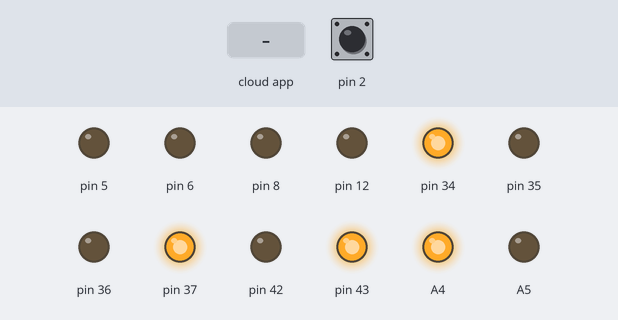
Bench run of a sketch on a simulated Arduino Mega 2560, built with avr-gcc and run on an emulated ATmega2560. Parts: output pins drawn as LEDs (lit = HIGH). Inputs (shaded band) come from the test bench; at power-on: pin 2 HIGH. The ROS host is connected and sends only what is stated.

Above: at 1.2 s.
1.3 s: the phone or cloud app sets angular.z to -100
At 1.52 s:
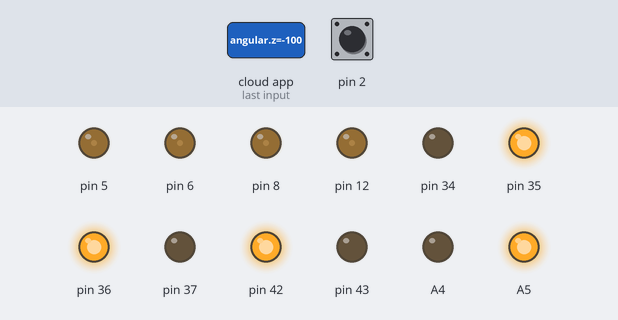
At 3.4 s:
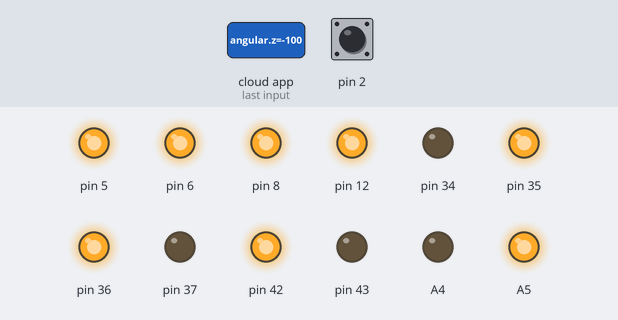
4.3 s: the phone or cloud app sets linear.x to -100
At 5.9 s:
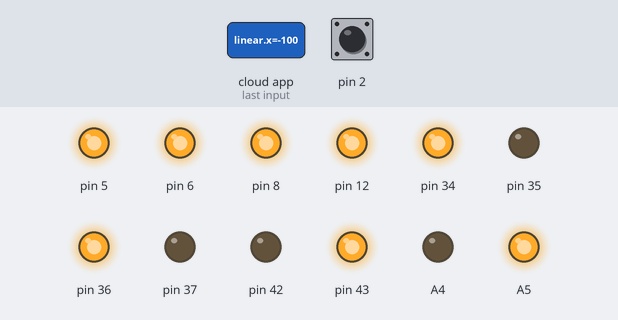
Timing chart, 0 to 7.4 s (numbered marks = the images above; inputs shaded):
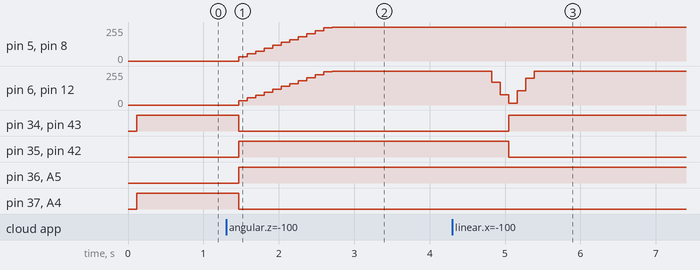

Measured:
- after the input at 1.3 s, pin 5, pin 6, pin 8, pin 12: moves from 0/255 to 255/255 over 1.2 s, starting after 0.17 s; pin 34, pin 37, pin 43, A4: HIGH → LOW after 0.17 s; pin 35, pin 36, pin 42, A5: LOW → HIGH after 0.17 s
- after the input at 4.3 s, pin 6, pin 12: 255/255 → 169/255 after 0.53 s, → 76/255 0.11 s later, → 15/255 0.11 s later, → 108/255 0.11 s later, … (6 changes in this stretch); pin 34, pin 43: LOW → HIGH after 0.75 s; pin 35, pin 42: HIGH → LOW after 0.75 s

The sketch:

chassis_controller.ino
```cpp
#include <ros.h>

// #include <nav_msgs/Odometry.h>
#include <geometry_msgs/Twist.h>

#include <PS2X_lib.h>

#include <interrupt.hpp>
#include <interrupt_pool.h>
#include "wheel.hpp"
#include "pid.hpp"
#include "wheel_controller.hpp"
#include "container.hpp"
#include "mechanum_kinematics.hpp"
#include "interrupt_sketch.hpp"
#include "velocity_controller.hpp"
#include "serial_controller.hpp"
#include "ps_controller.hpp"

constexpr int N = 4;
constexpr int TICKS_PER_ROUND = 360;
constexpr float MIN_RPS = 0.10;

constexpr WheelParams params[N] = {
    WheelParams{EncoderParams{31, TICKS_PER_ROUND, MIN_RPS}, DriverPins{12, 34, 35}},
    WheelParams{EncoderParams{38, TICKS_PER_ROUND, MIN_RPS}, DriverPins{ 8, 37, 36}},
    WheelParams{EncoderParams{49, TICKS_PER_ROUND, MIN_RPS}, DriverPins{ 6, 43, 42}},
    WheelParams{EncoderParams{A1, TICKS_PER_ROUND, MIN_RPS}, DriverPins{ 5, A4, A5}}
};

struct State {
    Measurement measurements[N];

    Velocity target_velocity;

    float target_rps[N];

    Control control[N];
} state;

Encoder encoder_0{params[0].encoder, &state.measurements[0]};
Encoder encoder_1{params[1].encoder, &state.measurements[1]};
Encoder encoder_2{params[2].encoder, &state.measurements[2]};
Encoder encoder_3{params[3].encoder, &state.measurements[3]};
Encoder* encoders[N] = {&encoder_0, &encoder_1, &encoder_2, &encoder_3};

InterruptSketch interrupt_sketch;

ExternalInterruptableInterrupt<Encoder, &encoder_0> interrupt_0{18};
ExternalInterruptableInterrupt<Encoder, &encoder_1> interrupt_1{19};
ExternalInterruptableInterrupt<Encoder, &encoder_2> interrupt_2{ 3};
ExternalInterruptableInterrupt<Encoder, &encoder_3> interrupt_3{ 2};

IInterrupt* InterruptSketch::interrupts_[N] = {&interrupt_0, &interrupt_1, &interrupt_2, &interrupt_3};

Driver drivers[N] = {
    Driver{params[0].driver, &state.control[0].value},
    Driver{params[1].driver, &state.control[1].value},
    Driver{params[2].driver, &state.control[2].value},
    Driver{params[3].driver, &state.control[3].value}
};

WheelController controllers[N] = {
    WheelController{&state.measurements[0], &state.control[0], &state.target_rps[0]},
    WheelController{&state.measurements[1], &state.control[1], &state.target_rps[1]},
    WheelController{&state.measurements[2], &state.control[2], &state.target_rps[2]},
    WheelController{&state.measurements[3], &state.control[3], &state.target_rps[3]}
};

Container container;

VelocityController velocity_controller{state.target_velocity, state.target_rps};

SerialController serial_controller{state.target_velocity};

PSController ps_controller{state.target_velocity};

template<typename CallableT, CallableT* callable>
class Callback {
public:

    static void callback(const geometry_msgs::Twist& msg) {
        (*callable)(msg);
    }

};

class RosController : public Sketch {
public:
    RosController(ros::NodeHandle& nh, Velocity& target_velocity)
        : nh_{nh},
          sub_{"cmd_vel", &RosController::callback},
          target_velocity_{target_velocity}
    {
        //
    }

    void setup() override {
        nh_.subscribe(sub_);
    }

    void start() override {
        //
    }

    bool ready() override {
        return true;
    }

    void process() override {
        //
    }

    void finish() override {
        //
    }

public:
    ros::NodeHandle& nh_;
    ros::Subscriber<geometry_msgs::Twist> sub_;
    Velocity& target_velocity_;
    static RosController* controller_;

    static void callback(const geometry_msgs::Twist& msg) {
        controller_->target_velocity_.vx = msg.linear.x;
        controller_->target_velocity_.vy = msg.linear.y;
        controller_->target_velocity_.w = msg.angular.z;
    }
};

ros::NodeHandle nh;

RosController ros_controller{nh, state.target_velocity};
RosController* RosController::controller_ = &ros_controller;

void setup() {
    // Serial.begin(115200);
    // Serial.begin(57600);
    // Serial.setTimeout(0);

    nh.initNode();

    container.add(interrupt_sketch);
    container.add(velocity_controller);
    // container.add(serial_controller);
    // container.add(ps_controller);
    container.add(ros_controller);
    for (int i = 0; i < 4; ++i) {
        container.add(*encoders[i]);
    }
    for (int i = 0; i < 4; ++i) {
        container.add(controllers[i]);
    }
    for (int i = 0; i < 4; ++i) {
        container.add(drivers[i]);
    }

    container.setup();
}

void loop() {
    container.start();

    while (!container.ready()) {
        container.process();
    }

    container.finish();

    // Serial.println();

    nh.spinOnce();
}
```

container.hpp
```cpp
#pragma once

class Container : public Sketch {
public:
    void add(Sketch& sketch) {
        sketches_[size_++] = &sketch;
    }

    void setup() override {
        for (int i = 0; i < size_; ++i) {
            sketches_[i]->setup();
        }
    }

    void start() override {
        for (int i = 0; i < size_; ++i) {
            sketches_[i]->start();
        }
    }

    bool ready() override {
        bool all = true;
        for (int i = 0; i < size_; ++i) {
            all &= sketches_[i]->ready();
        }
        return all;
    }

    void process() override {
        for (int i = 0; i < size_; ++i) {
            if (!sketches_[i]->ready()) {
                sketches_[i]->process();
            }
        }
    }

    void finish() override {
        for (int i = 0; i < size_; ++i) {
            sketches_[i]->finish();
        }
    }

private:
    static const int max_size_{15};
    Sketch* sketches_[max_size_];
    int size_{0};
};
```

encoder.hpp
```cpp
#pragma once

#include <interrupt.hpp>
#include "stopwatch.hpp"
#include "sketch.h"

struct EncoderParams {
    int direction_pin;
    int ticks_per_round;
    float min_rps;
};

struct Measurement {
    bool ready;
    float value;
};

class Encoder : public InterruptableStopwatch, public Sketch {
public:
    explicit Encoder(const EncoderParams& params, Measurement* measurement)
        : direction_pin_{params.direction_pin},
          rounds_per_tick_{1.f / params.ticks_per_round},
          timeout_{rounds_per_tick_ / params.min_rps},
          measurement_{measurement}
    {
        //
    }

    void setup() override {
        pinMode(direction_pin_, INPUT);
    }

    void start() override {
        measurement_->ready = false;
    }

    bool ready() override {
        return measurement_->ready;
    }

    void process() override {
        noInterrupts();
        check_stopped();
        if (status_ == MEASURE_COMPLETED) {
            status_ = NOT_MEASURING;
            measurement_->value = rounds_per_sec();
            measurement_->ready = true;
        }
        interrupts();
    }

    void finish() override {
        //
    }

private:
    enum Status {
        NOT_MEASURING, WAITING, INITIALIZATION, MEASURING, MEASURE_COMPLETED
    } status_{NOT_MEASURING};

    int direction_pin_;
    const float rounds_per_tick_;
    const float timeout_;

    Measurement* measurement_{nullptr};

private:
    void check_stopped() {
        switch (status_) {
            case NOT_MEASURING:
                break;

            case WAITING:
            case INITIALIZATION:
            case MEASURING:
                if (timeout()) {
                    direction_ = 0;
                    finish_();
                }
                break;

            case MEASURE_COMPLETED:
                break;
        }
    }

    float rounds_per_sec() const {
        return direction_ ? rounds_per_tick_ * direction_ / elapsed() : 0.f;
    }

    bool timeout() const {
        timeout_sw_.tock();
        return timeout_sw_.elapsed() > timeout_;
    }

public:
    void tocktick() override {
        switch (status_) {
            case NOT_MEASURING:
                break;

            case WAITING:
                status_ = INITIALIZATION;
                timeout_sw_.tick();
                break;

            case INITIALIZATION:
                status_ = MEASURING;
                timeout_sw_.tick();
                break;

            case MEASURING:
                direction_ = digitalRead(direction_pin_) * 2 - 1;
                finish_();
                break;

            case MEASURE_COMPLETED:
                break;
        }
    }

    void on_attach() override {
        status_ = WAITING;
        timeout_sw_.tick();
    }

private:
    void finish_() {
        status_ = MEASURE_COMPLETED;
        detach();
    }

private:
    Stopwatch timeout_sw_;
    int direction_{0};
};
```

interrupt.hpp
```cpp
#pragma once

#include <Arduino.h>

class InterruptPool;

class IInterrupt {
    friend class InterruptPool;

public:
    virtual void attach() = 0;

    void detach();
    virtual void detach_impl() = 0;

private:
    InterruptPool* pool_{nullptr};
};

class Interruptable {
public:
    void set_interrupt(const IInterrupt& interrupt) {
        interrupt_ = &interrupt;
    }

    void detach() {
        interrupt_->detach();
    }

public:
    virtual void on_attach() = 0;
    virtual void isr() = 0;

private:
    const IInterrupt* interrupt_ = nullptr;
};

// template<typename Callable, Callable* callback>
// class Interrupt : public IInterrupt {
// protected:
//     static void isr() {
//         (*callback)();
//     }
// };

template<typename Interruptable, Interruptable* interruptable>
class InterruptableInterrupt : public IInterrupt {
public:
    void attach() override {
        interruptable->on_attach();
    }

protected:
    static void isr() {
        noInterrupts();
        interruptable->isr();
        interrupts();
    }
};

// template<typename Callable, Callable* callback>
// class ExternalInterrupt : public Interrupt<Callable, callback> {
// public:
//     constexpr explicit ExternalInterrupt(const int pin)
//         : pin_{pin}
//     {
//         //
//     }

//     void attach() const override {
//         pinMode(pin_, INPUT_PULLUP);
//         attachInterrupt(digitalPinToInterrupt(pin_), &Interrupt<Callable, callback>::isr, RISING);
//     }

//     void detach() const override {
//         detachInterrupt(digitalPinToInterrupt(pin_));
//     }

// private:
//     const int pin_;
// };

template<typename Interruptable, Interruptable* interruptable>
class ExternalInterruptableInterrupt : public InterruptableInterrupt<Interruptable, interruptable> {
public:
    explicit ExternalInterruptableInterrupt(const int pin)
        : pin_{pin}
    {
        interruptable->set_interrupt(*this);
    }

    void attach() override {
        pinMode(pin_, INPUT_PULLUP);
        attachInterrupt(digitalPinToInterrupt(pin_), &InterruptableInterrupt<Interruptable, interruptable>::isr, RISING);
        InterruptableInterrupt<Interruptable, interruptable>::attach();
    }

    void detach_impl() override {
        detachInterrupt(digitalPinToInterrupt(pin_));
    }

private:
    const int pin_;
};
```

interrupt_pool.h
```cpp
#pragma once

#include "interrupt.hpp"

class IInterrupt;

class InterruptPool {
    friend class IInterrupt;

public:
    constexpr explicit InterruptPool(/*const int max_size*/)
        // : max_size_{max_size}
    {
        //
    }

    void enqueue(IInterrupt& interrupt);

    void join();

private:
    static const int max_size_{10};
    IInterrupt* queue_[max_size_]{nullptr};
    int head_{0};
    int tail_{0};

private:
    void notify();
};
```

interrupt_sketch.hpp
```cpp
#pragma once

#include "sketch.h"
// #include "interrupt/interrupt.hpp"

class InterruptSketch : public Sketch {
public:

    void setup() {}

    void start() {
        for (int i = 0; i < 4; ++i) {
            pool_.enqueue(*interrupts_[i]);
        }
        interrupts();
    }

    bool ready() {
        return true;
    }

    void process() {}

    void finish() {
        noInterrupts();
    }

private:
    static IInterrupt* interrupts_[4];
    InterruptPool pool_;
};
```

mechanum_kinematics.hpp
```cpp
#pragma once

class MechanumKinematics {
public:
    MechanumKinematics(const float lx, const float ly, const float r)
        : lx_{lx}, ly_{ly}, r_{r}
    {
        //
    }

    void forward(const float vx, const float vy, const float w,
                 float& wfl, float& wfr, float& wrl, float& wrr) const {
        const float A = vx - vy;
        const float B = vx + vy;
        const float C = (lx_ + ly_) * w;
        wfl = (A - C) / r_;
        wfr = (B + C) / r_;
        wrl = (B - C) / r_;
        wrr = (A + C) / r_;
    }

    void inverse(const float wfl, const float wfr, const float wrl, const float wrr,
                 float& vx, float& vy, float& w) const {
        const float A = r_ / 4;
        const float B = 1.f / (lx_ + ly_);
        vx = ( wfl + wfr + wrl + wrr) * A;
        vy = (-wfl + wfr + wrl - wrr) * A;
        w  = (-wfl + wfr - wrl + wrr) * A * B;
    }

private:
    const float lx_;
    const float ly_;
    const float r_;
};
```

pid.hpp
```cpp
#pragma once

class PID {
public:
    PID(const float Kp, const float Ki = 0.f, const float Kd = 0.f)
        : Kp_{Kp}, Ki_{Ki}, Kd_{Kd}
    {
        //
    }

    // u(x, t)
    float control(const float x, float x_trg) {
        x_trg = constrain(x_trg, -4.5, 4.5);
        const unsigned long t = micros();
        const float e = x - x_trg;
        float u = Kp_ * e;
        if (t_prev_ != 0) {
            float dt = t - t_prev_;
            if (t_prev_ > t) {
                dt = UINT32_MAX - t_prev_ + t;
            }
            dt *= 1e-6f;
            I_ += e * dt;
            const float D = (x - x_prev_) / dt;
            u += Ki_ * I_ + Kd_ * D;
        }
        x_prev_ = x;
        t_prev_ = t;
        return constrain(u, -1.f, 1.f);
    }

    void reset() {
        I_ = 0.f;
        x_prev_ = 0.f;
        t_prev_ = 0;
    }

private:
    const float Kp_;
    const float Ki_;
    const float Kd_;

    float I_{0.f};
    float x_prev_{0.f};
    unsigned long t_prev_{0};
};
```

ps_controller.hpp
```cpp
#pragma once

#define PS2_DAT        52  //14
#define PS2_CMD        51  //15
#define PS2_SEL        53  //16
#define PS2_CLK        50  //17
#define pressures   false
#define rumble      true

class PSController : public Sketch {
public:
    PSController(Velocity& target_velocity)
        : target_velocity_{target_velocity}
    {
        //
    }

    void setup() override {
        ps2x_.config_gamepad(PS2_CLK, PS2_CMD, PS2_SEL, PS2_DAT, pressures, rumble);
    }

    void start() override {
        ps2x_.read_gamepad(false, false);
        if (ps2x_.Button(PSB_L1)) {
            const int LX = ps2x_.Analog(PSS_LX);
            const int LY = ps2x_.Analog(PSS_LY);
            const int RX = ps2x_.Analog(PSS_RX);

            target_velocity_.vx = 0.5f * (-LY + 127) / 128.f;
            target_velocity_.vy = 0.5f * (-LX + 128) / 128.f;
            target_velocity_.w = 2.f * (-RX + 128) / 128.f;

            Serial.print(target_velocity_.vy); Serial.print(" ");
            Serial.print(target_velocity_.vx); Serial.print(" ");
            Serial.print(target_velocity_.w); Serial.println();
        }
    }

    bool ready() override {
        return true;
    }

    void process() override {
        //
    }

    void finish() override {
        //
    }

private:
    Velocity& target_velocity_;
    PS2X ps2x_;
};
```

serial_controller.hpp
```cpp
#pragma once

class SerialController : public Sketch {
public:
    SerialController(Velocity& target_velocity)
        : target_velocity_{target_velocity}
    {
        //
    }

    void setup() override {
        //
    }

    void start() override {
        if (Serial.available()) {
            target_velocity_.vx = Serial.parseFloat();
            target_velocity_.vy = Serial.parseFloat();
            target_velocity_.w = Serial.parseFloat();
        }
    }

    bool ready() override {
        return true;
    }

    void process() override {
        //
    }

    void finish() override {
        //
    }

private:
    Velocity& target_velocity_;
};
```

sketch.h
```cpp
#pragma once

class Sketch {
public:
    virtual void setup() = 0;

    virtual void start() = 0;

    virtual bool ready() = 0;

    virtual void process() = 0;

    virtual void finish() = 0;
};
```

stopwatch.hpp
```cpp
#pragma once

#include <interrupt.hpp>

class Stopwatch {
public:

    void tick() {
        t_start_ = micros();
    }

    void tock() {
        elapsed_ = micros() - t_start_;
    }

    float elapsed() const {
        return 1e-6f * elapsed_;
    }

private:
    unsigned long t_start_{0};
    unsigned long elapsed_{0};
};

class InterruptableStopwatch : public Interruptable, public Stopwatch {
public:
    void isr() override {
        tock();
        tocktick();
        tick();
    }

    virtual void tocktick() = 0;
};
```

velocity_controller.hpp
```cpp
#pragma once

struct Velocity {
    float vx{0.f};
    float vy{0.f};
    float w{0.f};
};

class VelocityController : public Sketch {
public:
    VelocityController(const Velocity& target_velocity, float (&target_rps)[4])
        : target_velocity_{target_velocity}, target_rps_{target_rps}
    {
        //
    }

    void setup() override {
        for (int i = 0; i < 4; ++i) {
            target_rps_[i] = 0;
        }
    }

    void start() override {
        const float l = 0.165;
        const float b = 0.215;
        const float d = 0.08;

        MechanumKinematics k{l / 2, b / 2, d / 2};

        float wfl, wfr, wrl, wrr;

        k.forward(target_velocity_.vx, target_velocity_.vy, target_velocity_.w, wfl, wfr, wrl, wrr);

        const float A = M_PI * 2;

        target_rps_[0] = -wfl / A;
        target_rps_[1] =  wfr / A;
        target_rps_[2] = -wrl / A;
        target_rps_[3] =  wrr / A;
    }

    bool ready() override {
        return true;
    }

    void process() override {
        //
    }

    void finish() override {
        //
    }

private:
    const Velocity& target_velocity_;
    float (&target_rps_)[4];
};
```

wheel.hpp
```cpp
#pragma once

#include "encoder.hpp"
#include "driver.hpp"

struct WheelParams {
    EncoderParams encoder;
    DriverPins driver;
};
```

Source omitted: wheel_controller.hpp (1316 bytes), driver.hpp (937 bytes)
